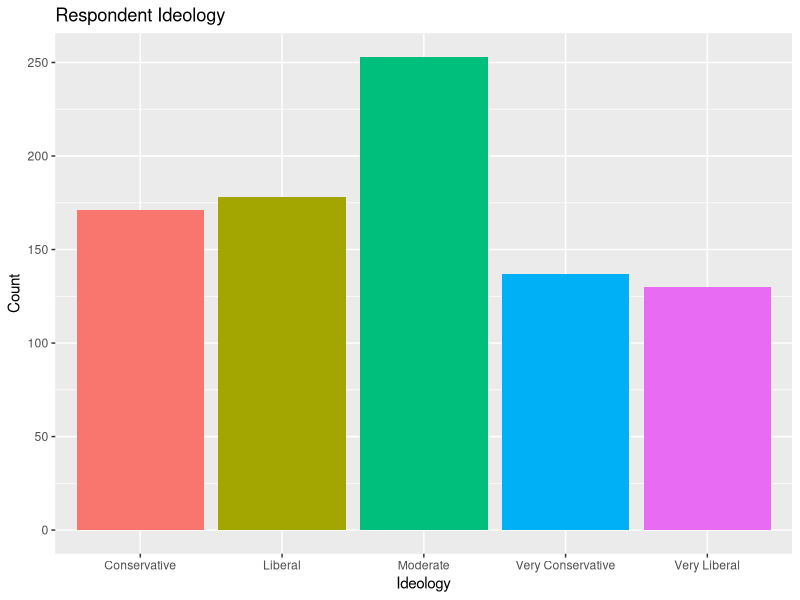
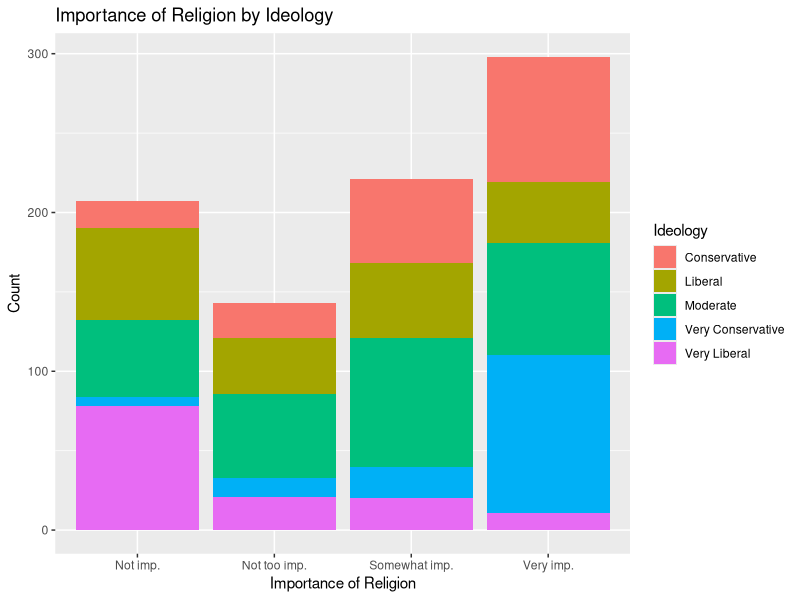
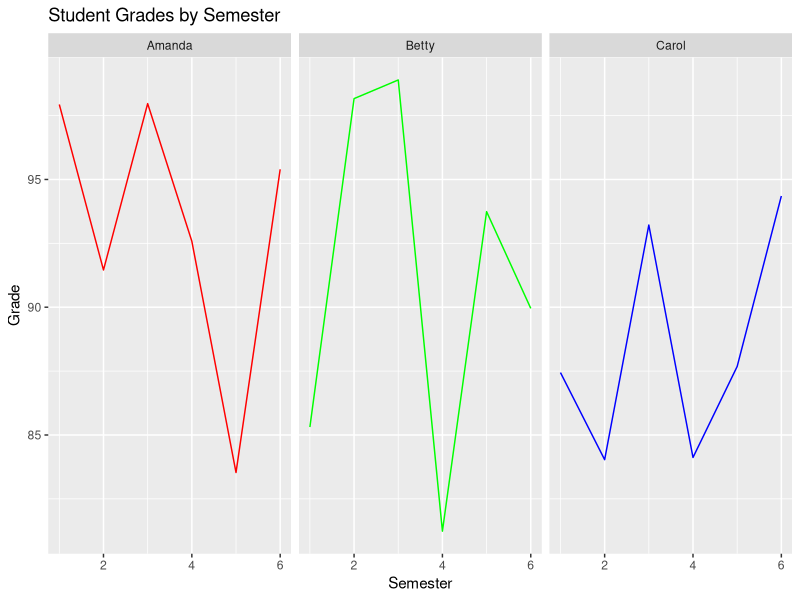

Write R code to recreate these figures, in order.
# ---
# jupyter:
#   jupytext:
#     formats: ipynb,R:percent,Rmd
#     text_representation:
#       extension: .R
#       format_name: percent
#       format_version: '1.3'
#       jupytext_version: 1.8.0
#   kernelspec:
#     display_name: R
#     language: R
#     name: ir
# ---

# %% [markdown]
# # Week 2 Exercise

# %% name="setup" tags=["remove_cell"]
knitr::opts_chunk$set(echo = TRUE)
suppressPackageStartupMessages(library(tidyverse))
cces <- suppressMessages(drop_na(read_csv("cces_sample_coursera.csv")))

# %% [markdown]
# Your objective is to replicate these figures, created using the Cooperative
# Congressional Election Study data. These figures are similar to those we
# completed in the lecture videos.
#
# ### Put your name here: Marcio Woitek
#
# ## Exercise 1
#
# Hints:
#
# * For the x-axis, use the variable `ideo5`.
# * Make sure you recode the data for the `ideo5` variable to generate the
#   correct names for the x-axis. You will want to consult the codebook.
# * Use the fill aesthetic to have R fill in the bars. You do not need to set
#   the colors manually.
# * Use `guides()` to drop the legend.
# * Make sure the axis labels and figure title are correct.

# %% name="exercise1" tags=["remove_input"]
# Get the data that matters for this exercise:
data_plot_1 <- cces %>% select(ideo5)

# Recode the `ideo5` variable:
data_plot_1$ideo5 <- recode(
    data_plot_1$ideo5,
    `1` = "Very Liberal",
    `2` = "Liberal",
    `3` = "Moderate",
    `4` = "Conservative",
    `5` = "Very Conservative"
)

# Plot the figure:
ggplot(data_plot_1, aes(x = ideo5, fill = ideo5)) +
    geom_bar() +
    labs(x = "Ideology", y = "Count", title = "Respondent Ideology") +
    guides(fill = FALSE)

# %% [markdown]
# ## Exercise 2
#
# Hints:
#
# * For the x-axis, use the variable `pew_religimp`.
# * Make sure you recode the data for the `pew_religimp` variable to generate
#   the correct labels for the x-axis. You will want to consult the codebook.
# * Rename the column for ideology to make sure the first letter is upper-case
#   (to make the legend appear correctly).
# * Use the fill aesthetic to have R fill in the bars. You do not need to set
#   the colors manually.
# * Make sure the axis labels and figure title are correct.

# %% name="exercise2" tags=["remove_input"]
# Get the columns that matter for this exercise:
data_plot_2 <- cces %>% select(ideo5, pew_religimp)

# Recode the `ideo5` variable, and rename it as `Ideology`:
data_plot_2$ideo5 <- recode(
    data_plot_2$ideo5,
    `1` = "Very Liberal",
    `2` = "Liberal",
    `3` = "Moderate",
    `4` = "Conservative",
    `5` = "Very Conservative"
)
data_plot_2 <- data_plot_2 %>% rename(Ideology = ideo5)

# Recode the `pew_religimp` variable:
data_plot_2$pew_religimp <- recode(
    data_plot_2$pew_religimp,
    `1` = "Very imp.",
    `2` = "Somewhat imp.",
    `3` = "Not too imp.",
    `4` = "Not imp."
)

# Plot the figure:
ggplot(data_plot_2, aes(x = pew_religimp, fill = Ideology)) +
    geom_bar() +
    labs(
        x = "Importance of Religion",
        y = "Count",
        title = "Importance of Religion by Ideology"
    )

# %% [markdown]
# ## Exercise 3
#
# Instructions:
#
# * For this visualization, you are creating your own data for practice.
# * Create a tibble/data frame with three columns: Semester, Student, and Grade.
# * There should be six semesters and three students (Amanda, Betty, and Carol).
# * Create grades for the students using the `runif()` command, with values
#   between 80 and 100. Hint: you'll need 18 grades total.

# %% name="exercise3" tags=["remove_input"]
# Number of semesters:
num_semesters <- 6

# Names of the students:
students_names <- c("Amanda", "Betty", "Carol")

# Number of students:
num_students <- length(students_names)

# Create the `Semester` column:
semester <- rep(1:num_semesters, each = num_students)

# Create the `Student` column:
student <- rep(students_names, times = num_semesters)

# Create the `Grade` column:
set.seed(0)
grade <- runif(num_semesters * num_students, min = 80, max = 100)

# Use `semester`, `student` and `grade` to create a tibble:
data_plot_3 <- tibble(
    "Semester" = semester,
    "Student" = student,
    "Grade" = grade
)

# Plot the figure:
ggplot(data_plot_3, aes(x = Semester, y = Grade, color = Student)) +
    geom_line() +
    labs(x = "Semester", y = "Grade", title = "Student Grades by Semester") +
    scale_color_manual(values = c("red", "green", "blue")) +
    facet_wrap(vars(Student)) +
    guides(color = FALSE)
